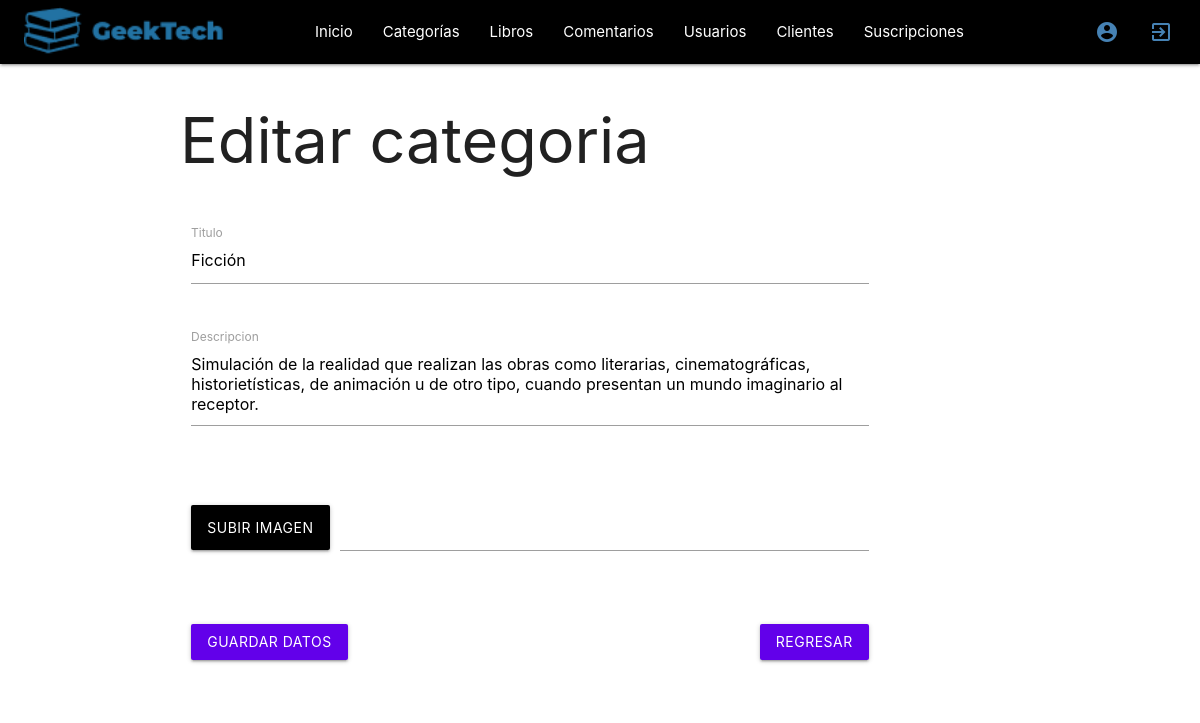
/php/privado/crud_cate/editar_ca.php?id=5 (signed in), run on the app's committed database.
### tables this page shows
CREATE TABLE `categorias` (
  `id` int(11) NOT NULL AUTO_INCREMENT,
  `nombre` varchar(100) NOT NULL,
  `descrip` varchar(200) NOT NULL,
  `imagen` varchar(200) NOT NULL,
  `estado` int(11) NOT NULL,
  PRIMARY KEY (`id`)
);

### php/privado/crud_cate/editar_ca.php (the view, shortened to what this page needs)
<?php
  require '../helpers/menu.php';
  $id = $_GET['id'];
  if (isset($_SESSION['user_id'])) {
    $records = $conn->prepare('SELECT id,nombre, descrip, imagen FROM categorias WHERE id = :id');
    $records->bindParam(':id', $id);
    $records->execute();
    $results = $records->fetch(PDO::FETCH_ASSOC);
  }
?>
<!DOCTYPE html>
<html lang="en">
<head>
</head>
<body>
<?php if(isset($_SESSION['user_id'])): ?>
    <?php if(is_array($results) > 0): ?>
    <div class="container">
        <h1>Editar categoria</h1>
        <br>
        <div class="row">
            <form class="col s12" method="post" enctype="multipart/form-data" >
              <div class="row">
                <div class="input-field col s10">
                    <input name="nombre" id="nombres" type="text" class="validate" value="<?php echo $results['nombre'] ?>" require>
                    <label for="password">Titulo</label>
                  </div>
              </div>
              <div class="row">
                <div class="input-field col s10">
                    <textarea name="desc" id="direccion" class="materialize-textarea" require><?php echo $results['descrip'] ?></textarea>
                    <label for="textarea1">Descripcion</label>
                </div>
              </div>
              <div class="row">
                <div class="input-field col s10">
                    <div class="file-field input-field">
                        <div class="black btn">
                          <span>Subir Imagen</span>
                        </div>
                        <div class="file-path-wrapper">
                          <input class="file-path validate" type="text">
                        </div>
                      </div>
                </div>
              </div>
              <div class="row">
                <div class="input-field col s10">
                    <button type="submit" class="btn btn-success deep-purple accent-4deep-purple accent-4" name="subir">Guardar datos</button>
                    <a href="categorias.php" class="waves-effect deep-purple accent-4 btn right">regresar</a>
                </div>
              </div>
              </div>
          </div>
<?php else:
?>
<h1>No ay ningun categoria con estos parametros :(</h1>
<?php endif; ?>
<?php else:
    header('Location: /biblioteca/php/privado/login.php');
    ?>
<?php endif; ?>
</body>
</html>

### data on the page
categorias: nombre "Ficción", desc "Simulación de la realidad que realizan las obras como literarias, cinematográficas, historietísticas, de animación u de otro tipo, cuando presentan un mundo imaginario al receptor."
